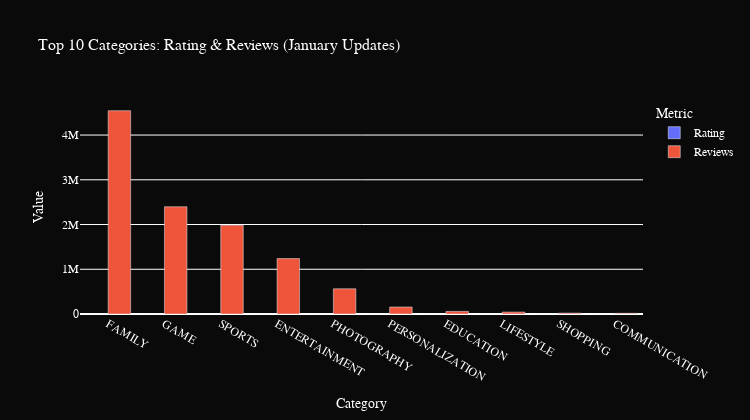
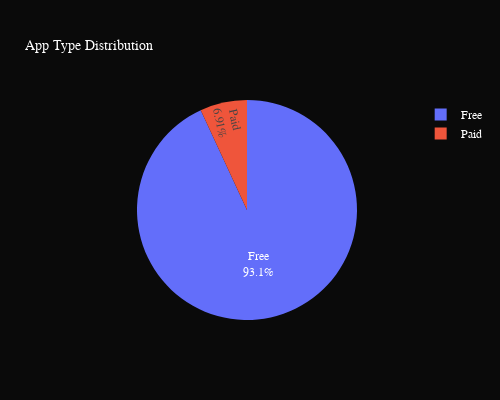
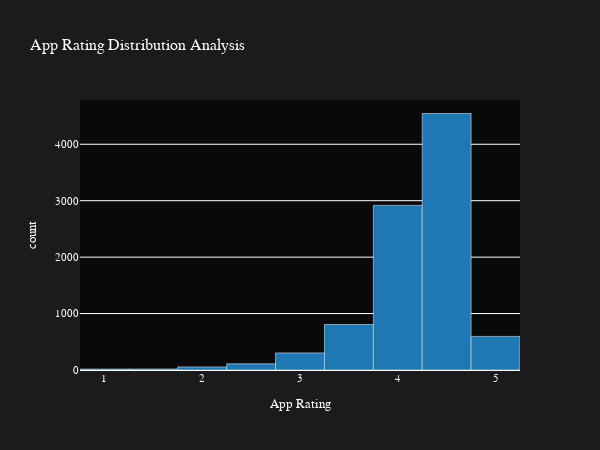

Notebook code for these charts, in order:
### Code cell
#import

import pandas as pd
import numpy as np
import plotly.express as px
import matplotlib.pyplot as plt
import seaborn as sns
from datetime import datetime
import pytz
from nltk.sentiment.vader import SentimentIntensityAnalyzer
import nltk

# Download 
nltk.download('vader_lexicon', quiet=True)

#data loading
def load_data(apps_file: str, reviews_file: str) -> tuple:
    """
    Load CSV files into DataFrames.
    
    Args:
        apps_file: Path to the apps CSV file
        reviews_file: Path to the reviews CSV file
    
    Returns:
        Tuple of (apps_df, reviews_df)
    """
    apps_df = pd.read_csv(apps_file)
    reviews_df = pd.read_csv(reviews_file)
    return apps_df, reviews_df
#data set
apps_df, reviews_df = load_data("Play Store Data.csv", "Review.csv")

print("=" * 60)
print("APPS DATA OVERVIEW")
print("=" * 60)
print(apps_df.head())
print("\nData Types:\n", apps_df.dtypes)

print("\n" + "=" * 60)
print("REVIEWS DATA OVERVIEW")
print("=" * 60)
print(reviews_df.head())
print("\nData Types:\n",reviews_df.dtypes) 
#data cleaning
def clean_apps_data(df: pd.DataFrame) -> pd.DataFrame:
    """
    Clean and preprocess apps data.
    
    Args:
        df: Input DataFrame
    
    Returns:
        Cleaned DataFrame
    """
    df = df.copy()
    
    # Remove rows with missing ratings
    df = df.dropna(subset=['Rating'])
    
    # Fill remaining missing values with mode
    for col in df.columns:
        if df[col].isnull().any():
            fill_value = (df[col].mode()[0] 
                         if not df[col].mode().empty 
                         else df[col].iloc[0])
            df[col] = df[col].fillna(fill_value)
    
    # Validate rating range
    df = df[df['Rating'] <= 5.0]
    
    # Clean Installs column
    df['Installs'] = (
        df['Installs']
        .astype(str)
        .str.replace('[+,]', '', regex=True)
    )
    df['Installs'] = pd.to_numeric(df['Installs'], errors='coerce')
    
    # Clean Price column
    df['Price'] = (
        df['Price']
        .astype(str)
        .str.replace('$', '', regex=False)
    )
    df['Price'] = pd.to_numeric(df['Price'], errors='coerce')
    
    return df


def clean_reviews_data(df: pd.DataFrame) -> pd.DataFrame:
    """
    Clean reviews data.
    
    Args:
        df: Input DataFrame
    
    Returns:
        Cleaned DataFrame
    """
    df = df.copy()
    df = df.dropna(subset=['Reviews'])
    return df


# Apply cleaning functions
apps_df = clean_apps_data(apps_df)
reviews_df = clean_reviews_data(reviews_df)

print("\n✓ Data cleaning completed successfully")# data merging

merged_df = pd.merge(apps_df, reviews_df, on='App', how='inner')
print(f"\n✓ Datasets merged: {len(merged_df)} matching apps found")
print(merged_df.head())#feature engineering


def convert_size_to_mb(size: str) -> float:
    """
    Convert app size to MB.
    
    Args:
        size: Size string (e.g., '15M', '512K')
    
    Returns:
        Size in MB as float, or NaN if unable to convert
    """
    if pd.isna(size):
        return np.nan
    
    size = str(size)
    
    try:
        if 'M' in size:
            return float(size.replace('M', ''))
        elif 'K' in size:
            return float(size.replace('K', '')) / 1024
    except (ValueError, AttributeError):
        pass
    
    return np.nan


def categorize_rating(rating: float) -> str:
    """
    Categorize app rating into groups.
    
    Args:
        rating: Numerical rating value
    
    Returns:
        Rating category string
    """
    if rating >= 4.0:
        return 'Top Rated'
    elif rating >= 3.0:
        return 'Above Average'
    elif rating >= 2.0:
        return 'Average'
    else:
        return 'Below Average'


# Apply feature engineering
apps_df['Size_MB'] = apps_df['Size'].apply(convert_size_to_mb)

apps_df['Reviews'] = (
    apps_df['Reviews']
    .astype(str)
    .str.replace(',', '')
)
apps_df['Reviews'] = pd.to_numeric(apps_df['Reviews'], errors='coerce')

# Log transformations for skewed distributions
apps_df['Log_Installs'] = np.log1p(apps_df['Installs'])
apps_df['Log_Reviews'] = np.log1p(apps_df['Reviews'])

# Rating categorization
apps_df['Rating_Group'] = apps_df['Rating'].apply(categorize_rating)

# Revenue calculation
apps_df['Revenue'] = apps_df['Price'] * apps_df['Installs']

print("✓ Feature engineering completed")
print(f"\nEngineered Features Summary:")
print(apps_df[['Size_MB', 'Log_Installs', 'Log_Reviews', 'Rating_Group', 'Revenue']].head())
# Initialize VADER Sentiment Analyzer
sentiment_analyzer = SentimentIntensityAnalyzer()

def analyze_sentiment(text: str) -> float:
    """
    Analyze sentiment of text using VADER.
    
    Args:
        text: Input text to analyze
    
    Returns:
        Compound sentiment score (-1 to 1)
    """
    return sentiment_analyzer.polarity_scores(str(text))['compound']


# Apply sentiment analysis
reviews_df['Sentiment_Score'] = reviews_df['Reviews'].apply(analyze_sentiment)

print("✓ Sentiment analysis completed")
print(f"\nSentiment Score Statistics:")
print(reviews_df['Sentiment_Score'].describe())# Visualization CATEGORY ANALYSIS (TIME-CONTROLLED)
apps_df['Last_Updated'] = pd.to_datetime(apps_df['Last Updated'], errors='coerce')

# Filter apps: Rating >= 4.0, Size >= 10MB, Updated in January
filtered_apps = apps_df[
    (apps_df['Rating'] >= 4.0) &
    (apps_df['Size_MB'] >= 10) &
    (apps_df['Last_Updated'].dt.month == 1)
]

# Aggregate by category
category_analysis = (
    filtered_apps
    .groupby('Category')
    .agg({
        'Rating': 'mean',
        'Reviews': 'sum'
    })
    .sort_values('Reviews', ascending=False)
    .head(10)
)

# IST time for time-controlled display
ist_timezone = pytz.timezone('Asia/Kolkata')
current_time_ist = datetime.now(ist_timezone)

# Display bar chart only during 6 AM - 10 PM IST
if 6 <= current_time_ist.hour < 23:
    # Prepare data for visualization
    chart_data = category_analysis.reset_index().melt(
        id_vars='Category',
        value_vars=['Rating', 'Reviews']
    )
    
    fig_bar = px.bar(
        chart_data,
        x='Category',
        y='value',
        color='variable',
        barmode='group',
        title='Top 10 Categories: Rating & Reviews (January Updates)',
        labels={'value': 'Value', 'variable': 'Metric'},
        width=750,
        height=420
    )
    
    fig_bar.update_layout(
        plot_bgcolor='#0a0a0a',
        paper_bgcolor='#0a0a0a',
        font=dict(family='Times New Roman', color='white', size=12),
        title_font=dict(size=16, color='white'),
        hovermode='x unified'
    )
    
    fig_bar.show()
    print("✓ Category analysis chart displayed")
else:
    print(f"ℹ Bar chart available 6 AM - 10 PM IST (Current: {current_time_ist.strftime('%H:%M IST')})") 
#pie chart
app_type_counts = apps_df['Type'].value_counts()

fig_pie = px.pie(
    values=app_type_counts.values,
    names=app_type_counts.index,
    title='App Type Distribution',
    hole=0,
    width=500,
    height=400
)

fig_pie.update_layout(
    plot_bgcolor='#0a0a0a',
    paper_bgcolor='#0a0a0a',
    font=dict(family='Times New Roman', color='white', size=12),
    title_font=dict(size=14, color='white'),
)

fig_pie.update_traces(textposition='inside', textinfo='percent+label')

fig_pie.show()
print("✓ App type distribution pie chart displayed")
# APP RATING DISTRIBUTION (HISTOGRAM)


fig_histogram = px.histogram(
    apps_df,
    x='Rating',
    nbins=20,
    title='App Rating Distribution Analysis',
    labels={'Rating': 'App Rating', 'count': 'Number of Apps'},
    width=600,
    height=450
)

fig_histogram.update_layout(
    plot_bgcolor="#090909",
    paper_bgcolor="#1c1b1b",
    font=dict(family='Times New Roman', color='white', size=12),
    title_font=dict(size=16, color='white'),
    showlegend=False,
    hovermode='x unified',
    xaxis=dict(title_font=dict(size=13), tickfont=dict(size=11)),
    yaxis=dict(title_font=dict(size=13), tickfont=dict(size=11))
)

fig_histogram.update_traces(marker_color="#1f77b4", marker_line_color="#ffffff", marker_line_width=0.5)

fig_histogram.show()
print("✓ Rating distribution histogram displayed")

# ANALYSIS SUMMARY

print("\n" + "=" * 70)
print("COMPREHENSIVE ANALYSIS SUMMARY")
print("=" * 70)
print(f"\n DATASET STATISTICS:")
print(f"   • Total Apps Analyzed: {len(apps_df):,}")
print(f"   • Average Rating: {apps_df['Rating'].mean():.2f}/5.0")
print(f"   • Median Rating: {apps_df['Rating'].median():.2f}/5.0")
print(f"   • Rating Std Dev: {apps_df['Rating'].std():.2f}")

print(f"\n INSTALLATION METRICS:")
print(f"   • Average Installs: {apps_df['Installs'].mean():,.0f}")
print(f"   • Total Installs: {apps_df['Installs'].sum():,.0f}")
print(f"   • Median Installs: {apps_df['Installs'].median():,.0f}")

print(f"\n REVIEW METRICS:")
print(f"   • Total Reviews: {apps_df['Reviews'].sum():,.0f}")
print(f"   • Average Reviews per App: {apps_df['Reviews'].mean():,.0f}")
print(f"   • Median Reviews: {apps_df['Reviews'].median():,.0f}")

print(f"\n SENTIMENT ANALYSIS:")
print(f"   • Average Sentiment Score: {reviews_df['Sentiment_Score'].mean():.3f}")
print(f"   • Sentiment Score Range: [{reviews_df['Sentiment_Score'].min():.3f}, {reviews_df['Sentiment_Score'].max():.3f}]")

print(f"\n REVENUE INSIGHTS:")
print(f"   • Total Revenue Potential: ${apps_df['Revenue'].sum():,.2f}")
print(f"   • Average Revenue per App: ${apps_df['Revenue'].mean():,.2f}")

print("\n" + "=" * 70)
print("✓ Analysis Complete!")
print("=" * 70)

### Figure 1 — Plotly figure (JSON) as saved in the notebook; plotly's stock layout.template omitted (floating-point values rounded to 4 significant figures)
{"data": [{"alignmentgroup": "True", "hovertemplate": "Metric=Rating<br>Category=%{x}<br>Value=%{y}<extra></extra>", "legendgroup": "Rating", "marker": {"color": "#636efa", "pattern": {"shape": ""}}, "name": "Rating", "offsetgroup": "Rating", "orientation": "v", "showlegend": true, "textposition": "auto", "type": "bar", "x": ["FAMILY", "GAME", "SPORTS", "ENTERTAINMENT", "PHOTOGRAPHY", "PERSONALIZATION", "EDUCATION", "LIFESTYLE", "SHOPPING", "COMMUNICATION"], "xaxis": "x", "y": [4.395, 4.313, 4.343, 4.25, 4.15, 4.475, 4.4, 4.38, 4.2, 4.2], "yaxis": "y"}, {"alignmentgroup": "True", "hovertemplate": "Metric=Reviews<br>Category=%{x}<br>Value=%{y}<extra></extra>", "legendgroup": "Reviews", "marker": {"color": "#EF553B", "pattern": {"shape": ""}}, "name": "Reviews", "offsetgroup": "Reviews", "orientation": "v", "showlegend": true, "textposition": "auto", "type": "bar", "x": ["FAMILY", "GAME", "SPORTS", "ENTERTAINMENT", "PHOTOGRAPHY", "PERSONALIZATION", "EDUCATION", "LIFESTYLE", "SHOPPING", "COMMUNICATION"], "xaxis": "x", "y": [4545000.0, 2398000.0, 1982000.0, 1239000.0, 563700.0, 156000.0, 57640.0, 42810.0, 19950.0, 15290.0], "yaxis": "y"}], "layout": {"barmode": "group", "font": {"color": "white", "family": "Times New Roman", "size": 12}, "height": 420, "hovermode": "x unified", "legend": {"title": {"text": "Metric"}, "tracegroupgap": 0}, "paper_bgcolor": "#0a0a0a", "plot_bgcolor": "#0a0a0a", "title": {"font": {"color": "white", "size": 16}, "text": "Top 10 Categories: Rating & Reviews (January Updates)"}, "width": 750, "xaxis": {"anchor": "y", "domain": [0, 1], "title": {"text": "Category"}}, "yaxis": {"anchor": "x", "domain": [0, 1], "title": {"text": "Value"}}}}

### Figure 2 — Plotly figure (JSON) as saved in the notebook; plotly's stock layout.template omitted (floating-point values rounded to 4 significant figures)
{"data": [{"domain": {"x": [0, 1], "y": [0, 1]}, "hole": 0, "hovertemplate": "label=%{label}<br>value=%{value}<extra></extra>", "labels": ["Free", "Paid"], "legendgroup": "", "name": "", "showlegend": true, "textinfo": "percent+label", "textposition": "inside", "type": "pie", "values": [8719, 647]}], "layout": {"font": {"color": "white", "family": "Times New Roman", "size": 12}, "height": 400, "legend": {"tracegroupgap": 0}, "paper_bgcolor": "#0a0a0a", "plot_bgcolor": "#0a0a0a", "title": {"font": {"color": "white", "size": 14}, "text": "App Type Distribution"}, "width": 500}}

### Figure 3 — Plotly figure (JSON) as saved in the notebook; plotly's stock layout.template omitted (floating-point values rounded to 4 significant figures; data arrays with more than 128 entries replaced by an {"elided": "..."} marker saying what was removed)
{"data": [{"bingroup": "x", "hovertemplate": "App Rating=%{x}<br>count=%{y}<extra></extra>", "legendgroup": "", "marker": {"color": "#1f77b4", "line": {"color": "#ffffff", "width": 0.5}, "pattern": {"shape": ""}}, "name": "", "nbinsx": 20, "orientation": "v", "showlegend": false, "type": "histogram", "x": {"elided": "9366 float values"}, "xaxis": "x", "yaxis": "y"}], "layout": {"barmode": "relative", "font": {"color": "white", "family": "Times New Roman", "size": 12}, "height": 450, "hovermode": "x unified", "legend": {"tracegroupgap": 0}, "paper_bgcolor": "#1c1b1b", "plot_bgcolor": "#090909", "showlegend": false, "title": {"font": {"color": "white", "size": 16}, "text": "App Rating Distribution Analysis"}, "width": 600, "xaxis": {"anchor": "y", "domain": [0, 1], "tickfont": {"size": 11}, "title": {"font": {"size": 13}, "text": "App Rating"}}, "yaxis": {"anchor": "x", "domain": [0, 1], "tickfont": {"size": 11}, "title": {"font": {"size": 13}, "text": "count"}}}}
